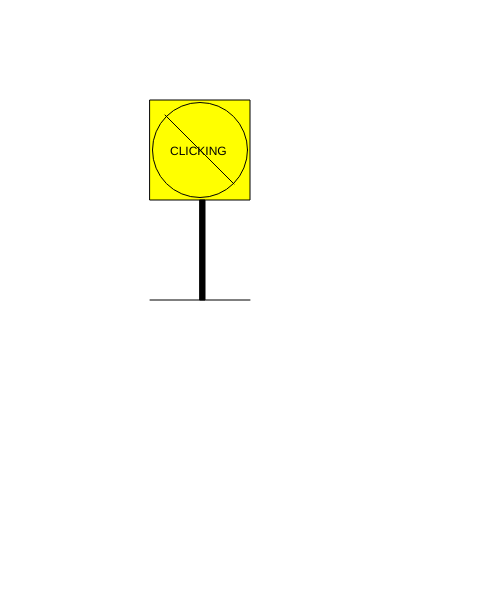
Frame 1 (no input)
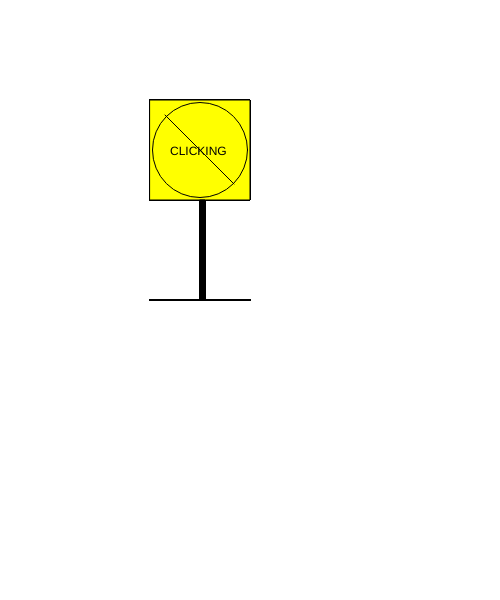
Frame 60 (no input)
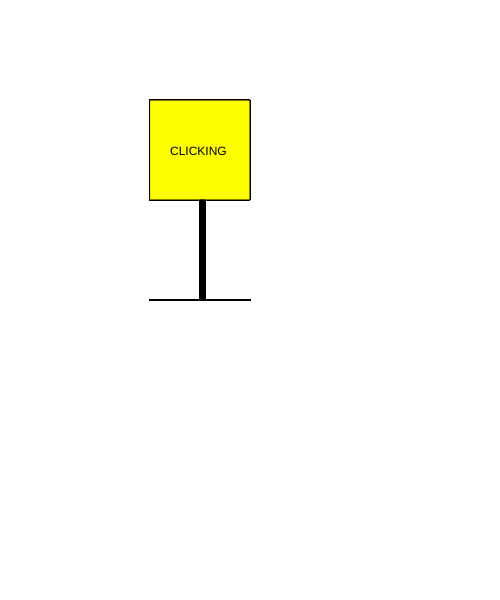
Frame 120 (the mouse pressed at the canvas centre since frame 60)

The p5.js sketch that drew these frames (run headless with seeded random() and noise() and a simulated clock; from frame 60 on, the mouse is pressed at the canvas centre):

// p5.js sketch
// ── sketch.js
let sign;
let circle;
let _line;
let lamp;
let _text;
let base;


function setup() {
  createCanvas(500, 600);
}

function draw() {

  fill("#ffff00");
  sign = rect(150, 100, 100, 100);
  
  if(mouseIsPressed) {
	  hide();
  }
  else {
	circle = ellipse(200, 150, 95, 95);
	_line = line(165, 115, 234, 184);
  }
  
  

  push();
  fill(0);
  lamp = rect(200, 200, 5, 100);
  _text = text("CLICKING", 170, 155);
  base = line(150, 300, 250, 300);
  pop();
}

function mousePressed() {
  push();
  stroke("#ff0000");
  _text = text("CLICKING", 170, 155);
  pop();
}

function mouseReleased() {
  push();
  stroke(0);
  _text = text("CLICKING", 170, 155);
  pop();
}

function hide() {
	circle = null;
	_line = null;
}
